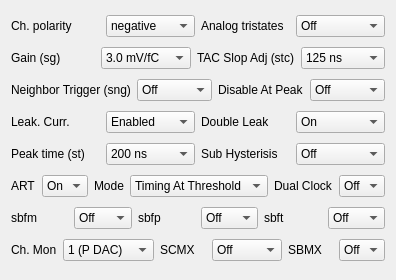
    <widget class="QWidget" name="layoutWidget">
     <property name="geometry">
      <rect>
       <x>10</x>
       <y>20</y>
       <width>301</width>
       <height>280</height>
      </rect>
     </property>
     <layout class="QVBoxLayout" name="verticalLayout">
      <item>
       <layout class="QHBoxLayout" name="horizontalLayout">
        <item>
         <widget class="QLabel" name="spgLabel">
          <property name="font">
           <font>
            <family>Arial</family>
            <pointsize>9</pointsize>
           </font>
          </property>
          <property name="text">
           <string>Ch. polarity</string>
          </property>
         </widget>
        </item>
        <item>
         <widget class="QComboBox" name="spg">
          <property name="font">
           <font>
            <family>Arial</family>
            <pointsize>9</pointsize>
           </font>
          </property>
          <property name="currentIndex">
           <number>0</number>
          </property>
          <item>
           <property name="text">
            <string>negative</string>
           </property>
          </item>
          <item>
           <property name="text">
            <string>positive</string>
           </property>
          </item>
         </widget>
        </item>
        <item>
         <widget class="QLabel" name="sdrvLabel">
          <property name="font">
           <font>
            <family>Arial</family>
            <pointsize>9</pointsize>
           </font>
          </property>
          <property name="text">
           <string>Analog tristates</string>
          </property>
         </widget>
        </item>
        <item>
         <widget class="QComboBox" name="sdrv">
          <property name="font">
           <font>
            <family>Arial</family>
            <pointsize>9</pointsize>
           </font>
          </property>
          <property name="currentIndex">
           <number>0</number>
          </property>
          <item>
           <property name="text">
            <string>Off</string>
           </property>
          </item>
          <item>
           <property name="text">
            <string>On</string>
           </property>
          </item>
         </widget>
        </item>
       </layout>
      </item>
      <item>
       <layout class="QHBoxLayout" name="horizontalLayout_2">
        <item>
         <widget class="QLabel" name="sgLabel">
          <property name="font">
           <font>
            <family>Arial</family>
            <pointsize>9</pointsize>
           </font>
          </property>
          <property name="text">
           <string>Gain (sg)</string>
          </property>
         </widget>
        </item>
        <item>
         <widget class="QComboBox" name="sg">
          <property name="font">
           <font>
            <family>Arial</family>
            <pointsize>9</pointsize>
           </font>
          </property>
          <property name="currentIndex">
           <number>2</number>
          </property>
          <item>
           <property name="text">
            <string>0.5 mV/fC</string>
           </property>
          </item>
          <item>
           <property name="text">
            <string>1.0 mV/fC</string>
           </property>
          </item>
          <item>
           <property name="text">
            <string>3.0 mV/fC</string>
           </property>
          </item>
          <item>
           <property name="text">
            <string>4.5 mV/fC</string>
           </property>
          </item>
          <item>
           <property name="text">
            <string>6.0 mV/fC</string>
           </property>
          </item>
          <item>
           <property name="text">
            <string>9.0 mV/fC</string>
           </property>
          </item>
          <item>
           <property name="text">
            <string>12.0 mV/fC</string>
           </property>
          </item>
          <item>
           <property name="text">
            <string>16.0 mV/fC</string>
           </property>
          </item>
         </widget>
        </item>
        <item>
         <widget class="QLabel" name="stcLabel">
          <property name="font">
           <font>
            <family>Arial</family>
            <pointsize>9</pointsize>
           </font>
          </property>
          <property name="text">
           <string>TAC Slop Adj (stc)</string>
          </property>
         </widget>
        </item>
        <item>
         <widget class="QComboBox" name="stc">
          <property name="font">
           <font>
            <family>Arial</family>
            <pointsize>9</pointsize>
           </font>
          </property>
          <property name="currentIndex">
           <number>0</number>
          </property>
          <property name="maxVisibleItems">
           <number>16</number>
          </property>
          <item>
           <property name="text">
            <string>125 ns</string>
           </property>
          </item>
          <item>
           <property name="text">
            <string>250 ns</string>
           </property>
          </item>
          <item>
           <property name="text">
            <string>500 ns</string>
           </property>
          </item>
          <item>
           <property name="text">
            <string>1000 ns</string>
           </property>
          </item>
         </widget>
        </item>
       </layout>
      </item>
      <item>
       <layout class="QHBoxLayout" name="horizontalLayout_6">
        <item>
         <widget class="QLabel" name="sngLabel">
          <property name="font">
           <font>
            <family>Arial</family>
            <pointsize>9</pointsize>
           </font>
          </property>
          <property name="text">
           <string>Neighbor Trigger (sng)</string>
          </property>
         </widget>
        </item>
        <item>
         <widget class="QComboBox" name="sng">
          <property name="font">
           <font>
            <family>Arial</family>
            <pointsize>9</pointsize>
           </font>
          </property>
          <property name="currentIndex">
           <number>0</number>
          </property>
          <item>
           <property name="text">
            <string>Off</string>
           </property>
          </item>
          <item>
           <property name="text">
            <string>On</string>
           </property>
          </item>
         </widget>
        </item>
        <item>
         <widget class="QLabel" name="sdpLabel">
          <property name="font">
           <font>
            <family>Arial</family>
            <pointsize>9</pointsize>
           </font>
          </property>
          <property name="text">
           <string>Disable At Peak</string>
          </property>
         </widget>
        </item>
        <item>
         <widget class="QComboBox" name="sdp">
          <property name="font">
           <font>
            <family>Arial</family>
            <pointsize>9</pointsize>
           </font>
          </property>
          <item>
           <property name="text">
            <string>Off</string>
           </property>
          </item>
          <item>
           <property name="text">
            <string>On</string>
           </property>
          </item>
         </widget>
        </item>
       </layout>
      </item>
      <item>
       <layout class="QHBoxLayout" name="horizontalLayout_3">
        <item>
         <widget class="QLabel" name="slgLabel">
          <property name="font">
           <font>
            <family>Arial</family>
            <pointsize>9</pointsize>
           </font>
          </property>
          <property name="text">
           <string>Leak. Curr.</string>
          </property>
         </widget>
        </item>
        <item>
         <widget class="QComboBox" name="slg">
          <property name="font">
           <font>
            <family>Arial</family>
            <pointsize>9</pointsize>
           </font>
          </property>
          <property name="currentIndex">
           <number>0</number>
          </property>
          <item>
           <property name="text">
            <string>Enabled</string>
           </property>
          </item>
          <item>
           <property name="text">
            <string>Disabled</string>
           </property>
          </item>
         </widget>
        </item>
        <item>
         <widget class="QLabel" name="sfmLabel">
          <property name="font">
           <font>
            <family>Arial</family>
            <pointsize>9</pointsize>
           </font>
          </property>
          <property name="text">
           <string>Double Leak</string>
          </property>
         </widget>
        </item>
        <item>
         <widget class="QComboBox" name="sfm">
          <property name="font">
           <font>
            <family>Arial</family>
            <pointsize>9</pointsize>
           </font>
          </property>
          <property name="currentIndex">
           <number>1</number>
          </property>
          <item>
           <property name="text">
            <string>Off</string>
           </property>
          </item>
          <item>
           <property name="text">
            <string>On</string>
           </property>
          </item>
         </widget>
        </item>
       </layout>
      </item>
      <item>
       <layout class="QHBoxLayout" name="horizontalLayout_7">
        <item>
         <widget class="QLabel" name="stLabel">
          <property name="font">
           <font>
            <family>Arial</family>
            <pointsize>9</pointsize>
           </font>
          </property>
          <property name="text">
           <string>Peak time (st)</string>
          </property>
         </widget>
        </item>
        <item>
         <widget class="QComboBox" name="st">
          <property name="font">
           <font>
            <family>Arial</family>
            <pointsize>9</pointsize>
           </font>
          </property>
          <property name="currentIndex">
           <number>0</number>
          </property>
          <item>
           <property name="text">
            <string>200 ns</string>
           </property>
          </item>
          <item>
           <property name="text">
            <string>100 ns</string>
           </property>
          </item>
          <item>
           <property name="text">
            <string>50 ns</string>
           </property>
          </item>
          <item>
           <property name="text">
            <string>25 ns</string>
           </property>
          </item>
         </widget>
        </item>
        <item>
         <widget class="QLabel" name="sshLabel">
          <property name="font">
           <font>
            <family>Arial</family>
            <pointsize>9</pointsize>
           </font>
          </property>
          <property name="text">
           <string>Sub Hysterisis </string>
          </property>
         </widget>
        </item>
        <item>
         <widget class="QComboBox" name="ssh">
          <property name="font">
           <font>
            <family>Arial</family>
            <pointsize>9</pointsize>
           </font>
          </property>
          <item>
           <property name="text">
            <string>Off</string>
           </property>
          </item>
          <item>
           <property name="text">
            <string>On</string>
           </property>
          </item>
         </widget>
        </item>
       </layout>
      </item>
      <item>
       <layout class="QHBoxLayout" name="horizontalLayout_9">
        <item>
         <widget class="QLabel" name="sfaLabel">
          <property name="font">
           <font>
            <family>Arial</family>
            <pointsize>9</pointsize>
           </font>
          </property>
          <property name="text">
           <string>ART</string>
          </property>
         </widget>
        </item>
        <item>
         <widget class="QComboBox" name="sfa">
          <property name="font">
           <font>
            <family>Arial</family>
            <pointsize>9</pointsize>
           </font>
          </property>
          <property name="currentIndex">
           <number>1</number>
          </property>
          <item>
           <property name="text">
            <string>Off</string>
           </property>
          </item>
          <item>
           <property name="text">
            <string>On</string>
           </property>
          </item>
         </widget>
        </item>
        <item>
         <widget class="QLabel" name="sfamLabel">
          <property name="font">
           <font>
            <family>Arial</family>
            <pointsize>9</pointsize>
           </font>
          </property>
          <property name="text">
           <string>Mode</string>
          </property>
         </widget>
        </item>
        <item>
         <widget class="QComboBox" name="sfam">
          <property name="font">
           <font>
            <family>Arial</family>
            <pointsize>9</pointsize>
           </font>
          </property>
          <item>
           <property name="text">
            <string>Timing At Threshold</string>
           </property>
          </item>
          <item>
           <property name="text">
            <string>Timing At Peak</string>
           </property>
          </item>
         </widget>
        </item>
        <item>
         <widget class="QLabel" name="sdckaLabel">
          <property name="font">
           <font>
            <family>Arial</family>
            <pointsize>9</pointsize>
           </font>
          </property>
          <property name="text">
           <string>Dual Clock</string>
          </property>
         </widget>
        </item>
        <item>
         <widget class="QComboBox" name="sdcka">
          <property name="font">
           <font>
            <family>Arial</family>
            <pointsize>9</pointsize>
           </font>
          </property>
          <property name="currentIndex">
           <number>0</number>
          </property>
          <item>
           <property name="text">
            <string>Off</string>
           </property>
          </item>
          <item>
           <property name="text">
            <string>On</string>
           </property>
          </item>
         </widget>
        </item>
       </layout>
      </item>
      <item>
       <layout class="QHBoxLayout" name="horizontalLayout_5">
        <item>
         <widget class="QLabel" name="sbfmLabel">
          <property name="font">
           <font>
            <family>Arial</family>
            <pointsize>9</pointsize>
           </font>
          </property>
          <property name="text">
           <string>sbfm</string>
          </property>
         </widget>
        </item>
        <item>
         <widget class="QComboBox" name="sbfm">
          <property name="font">
           <font>
            <family>Arial</family>
            <pointsize>9</pointsize>
           </font>
          </property>
          <property name="focusPolicy">
           <enum>Qt::StrongFocus</enum>
          </property>
          <property name="currentIndex">
           <number>0</number>
          </property>
          <item>
           <property name="text">
            <string>Off</string>
           </property>
          </item>
          <item>
           <property name="text">
            <string>On</string>
           </property>
          </item>
         </widget>
        </item>
        <item>
         <widget class="QLabel" name="sbfpLabel">
          <property name="font">
           <font>
            <family>Arial</family>
            <pointsize>9</pointsize>
           </font>
          </property>
          <property name="text">
           <string>sbfp</string>
          </property>
         </widget>
        </item>
        <item>
         <widget class="QComboBox" name="sbfp">
          <property name="font">
           <font>
            <family>Arial</family>
            <pointsize>9</pointsize>
           </font>
          </property>
          <property name="currentIndex">
           <number>0</number>
          </property>
          <item>
           <property name="text">
            <string>Off</string>
           </property>
          </item>
          <item>
           <property name="text">
            <string>On</string>
           </property>
          </item>
         </widget>
        </item>
        <item>
         <widget class="QLabel" name="sbftLabel">
          <property name="font">
           <font>
            <family>Arial</family>
            <pointsize>9</pointsize>
           </font>
          </property>
          <property name="text">
           <string>sbft</string>
          </property>
         </widget>
        </item>
        <item>
         <widget class="QComboBox" name="sbft">
          <property name="font">
           <font>
            <family>Arial</family>
            <pointsize>9</pointsize>
           </font>
          </property>
          <property name="currentIndex">
           <number>0</number>
          </property>
          <item>
           <property name="text">
            <string>Off</string>
           </property>
          </item>
          <item>
           <property name="text">
            <string>On</string>
           </property>
          </item>
         </widget>
        </item>
       </layout>
      </item>
      <item>
       <layout class="QHBoxLayout" name="horizontalLayout_8">
        <item>
         <widget class="QLabel" name="sm5_sm0Label">
          <property name="font">
           <font>
            <family>Arial</family>
            <pointsize>9</pointsize>
           </font>
          </property>
          <property name="text">
           <string>Ch. Mon</string>
          </property>
         </widget>
        </item>
        <item>
         <widget class="QComboBox" name="sm5_sm0">
          <property name="font">
           <font>
            <family>Arial</family>
            <pointsize>9</pointsize>
           </font>
          </property>
          <item>
           <property name="text">
            <string>1 (P DAC)</string>
           </property>
          </item>
          <item>
           <property name="text">
            <string>2 (Th DAC)</string>
           </property>
          </item>
          <item>
           <property name="text">
            <string>3 (BG V)</string>
           </property>
          </item>
          <item>
           <property name="text">
            <string>4 (T sens)</string>
           </property>
          </item>
          <item>
           <property name="text">
            <string>5</string>
           </property>
          </item>
          <item>
           <property name="text">
            <string>6</string>
           </property>
          </item>
          <item>
           <property name="text">
            <string>7</string>
           </property>
          </item>
          <item>
           <property name="text">
            <string>8</string>
           </property>
          </item>
          <item>
           <property name="text">
            <string>9</string>
           </property>
          </item>
          <item>
           <property name="text">
            <string>10</string>
           </property>
          </item>
          <item>
           <property name="text">
            <string>11</string>
           </property>
          </item>
          <item>
           <property name="text">
            <string>12</string>
           </property>
          </item>
          <item>
           <property name="text">
            <string>13</string>
           </property>
          </item>
          <item>
           <property name="text">
            <string>14</string>
           </property>
          </item>
          <item>
           <property name="text">
            <string>15</string>
           </property>
          </item>
          <item>
           <property name="text">
            <string>16</string>
           </property>
          </item>
          <item>
           <property name="text">
            <string>17</string>
           </property>
          </item>
          <item>
           <property name="text">
            <string>18</string>
           </property>
          </item>
          <item>
           <property name="text">
            <string>19</string>
           </property>
          </item>
          <item>
           <property name="text">
            <string>20</string>
           </property>
          </item>
          <item>
           <property name="text">
            <string>21</string>
           </property>
          </item>
          <item>
           <property name="text">
            <string>22</string>
           </property>
          </item>
          <item>
           <property name="text">
            <string>23</string>
           </property>
          </item>
          <item>
           <property name="text">
            <string>24</string>
           </property>
          </item>
          <item>
           <property name="text">
            <string>25</string>
           </property>
          </item>
          <item>
           <property name="text">
            <string>26</string>
           </property>
          </item>
          <item>
           <property name="text">
            <string>27</string>
           </property>
          </item>
          <item>
           <property name="text">
            <string>28</string>
           </property>
          </item>
          <item>
           <property name="text">
            <string>29</string>
           </property>
          </item>
          <item>
           <property name="text">
            <string>30</string>
           </property>
          </item>
          <item>
           <property name="text">
            <string>31</string>
           </property>
          </item>
          <item>
           <property name="text">
            <string>32</string>
           </property>
          </item>
          <item>
           <property name="text">
            <string>33</string>
           </property>
          </item>
          <item>
           <property name="text">
            <string>34</string>
           </property>
          </item>
          <item>
           <property name="text">
            <string>35</string>
           </property>
          </item>
          <item>
           <property name="text">
            <string>36</string>
           </property>
          </item>
          <item>
           <property name="text">
            <string>37</string>
           </property>
          </item>
          <item>
           <property name="text">
            <string>38</string>
           </property>
          </item>
          <item>
           <property name="text">
            <string>39</string>
           </property>
          </item>
          <item>
           <property name="text">
            <string>40</string>
           </property>
          </item>
          <item>
           <property name="text">
            <string>41</string>
           </property>
          </item>
          <item>
           <property name="text">
            <string>42</string>
           </property>
          </item>
          <item>
           <property name="text">
            <string>43</string>
           </property>
          </item>
          <item>
           <property name="text">
            <string>44</string>
           </property>
          </item>
          <item>
           <property name="text">
            <string>45</string>
           </property>
          </item>
          <item>
           <property name="text">
            <string>46</string>
           </property>
          </item>
          <item>
           <property name="text">
            <string>47</string>
           </property>
          </item>
          <item>
           <property name="text">
            <string>48</string>
           </property>
          </item>
          <item>
           <property name="text">
            <string>49</string>
           </property>
          </item>
          <item>
           <property name="text">
            <string>50</string>
           </property>
          </item>
          <item>
           <property name="text">
            <string>51</string>
           </property>
          </item>
          <item>
           <property name="text">
            <string>52</string>
           </property>
          </item>
          <item>
           <property name="text">
            <string>53</string>
           </property>
          </item>
          <item>
           <property name="text">
            <string>54</string>
           </property>
          </item>
          <item>
           <property name="text">
            <string>55</string>
           </property>
          </item>
          <item>
           <property name="text">
            <string>56</string>
           </property>
          </item>
          <item>
           <property name="text">
            <string>57</string>
           </property>
          </item>
          <item>
           <property name="text">
            <string>58</string>
           </property>
          </item>
          <item>
           <property name="text">
            <string>59</string>
           </property>
          </item>
          <item>
           <property name="text">
            <string>60</string>
           </property>
          </item>
          <item>
           <property name="text">
            <string>61</string>
           </property>
          </item>
          <item>
           <property name="text">
            <string>62</string>
           </property>
          </item>
          <item>
           <property name="text">
            <string>63</string>
           </property>
          </item>
          <item>
           <property name="text">
            <string>64</string>
           </property>
          </item>
         </widget>
        </item>
        <item>
         <widget class="QLabel" name="scmxLabel">
          <property name="font">
           <font>
            <family>Arial</family>
            <pointsize>9</pointsize>
           </font>
          </property>
          <property name="text">
           <string>SCMX</string>
          </property>
         </widget>
        </item>
        <item>
         <widget class="QComboBox" name="scmx">
          <property name="font">
           <font>
            <family>Arial</family>
            <pointsize>9</pointsize>
           </font>
          </property>
          <item>
           <property name="text">
            <string>Off</string>
           </property>
          </item>
          <item>
           <property name="text">
            <string>On (ch)</string>
           </property>
          </item>
         </widget>
        </item>
        <item>
         <widget class="QLabel" name="sbmxLabel">
          <property name="font">
           <font>
            <family>Arial</family>
            <pointsize>9</pointsize>
           </font>
          </property>
          <property name="text">
           <string>SBMX</string>
          </property>
         </widget>
        </item>
        <item>
         <widget class="QComboBox" name="sbmx">
          <property name="font">
           <font>
            <family>Arial</family>
            <pointsize>9</pointsize>
           </font>
          </property>
          <item>
           <property name="text">
            <string>Off</string>
           </property>
          </item>
          <item>
           <property name="text">
            <string>On</string>
           </property>
          </item>
         </widget>
        </item>
       </layout>
      </item>
     </layout>
    </widget>
